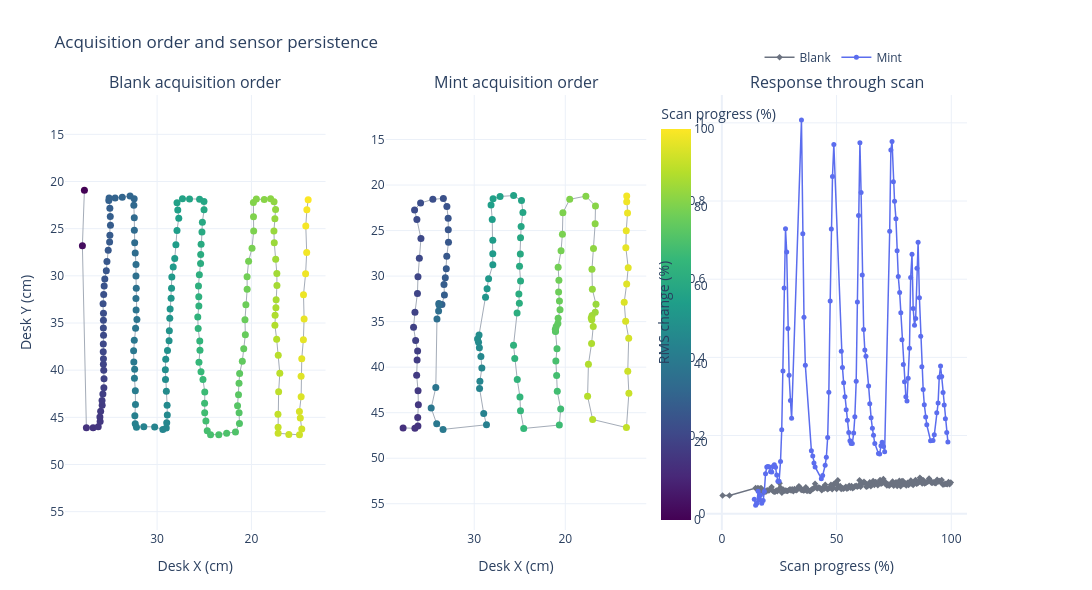

Notebook cell for this chart:
### Markdown cell above
### 3. Scan order and temporal response

The first two panels color the raw trajectory by progress through each accepted scan window. The third panel shows RMS response over the same normalized progress. Spearman correlations are descriptive diagnostics: repeated readings are not independent observations.

### Code cell
def average_ranks(values):
    order = sorted(range(len(values)), key=values.__getitem__)
    ranks = [0.0] * len(values)
    start = 0
    while start < len(order):
        end = start + 1
        while end < len(order) and values[order[end]] == values[order[start]]:
            end += 1
        average = (start + 1 + end) / 2
        for position in range(start, end):
            ranks[order[position]] = average
        start = end
    return ranks

def pearson(values_a, values_b):
    mean_a, mean_b = statistics.mean(values_a), statistics.mean(values_b)
    centered_a = [value - mean_a for value in values_a]
    centered_b = [value - mean_b for value in values_b]
    denominator = math.sqrt(sum(value * value for value in centered_a) * sum(value * value for value in centered_b))
    return sum(a * b for a, b in zip(centered_a, centered_b)) / denominator if denominator else float('nan')

def spearman(values_a, values_b):
    return pearson(average_ranks(values_a), average_ranks(values_b))

temporal_stats = {}
fig_time = make_subplots(rows=1, cols=3, subplot_titles=('Blank acquisition order', 'Mint acquisition order', 'Response through scan'))
for column, name in enumerate(('Blank', 'Mint'), start=1):
    rows = diagnostic_rows[name]
    fig_time.add_trace(go.Scatter(
        x=[row['x'] for row in rows], y=[row['y'] for row in rows], mode='lines+markers',
        line=dict(color='#A4ACB8', width=1),
        marker=dict(size=7, color=[100 * row['scan_fraction'] for row in rows], coloraxis='coloraxis'),
        customdata=[[row['scan_elapsed_s']] for row in rows],
        hovertemplate='X %{x:.1f} cm<br>Y %{y:.1f} cm<br>Progress %{marker.color:.0f}%<br>Scan time %{customdata[0]:.1f} s<extra></extra>',
        showlegend=False,
    ), row=1, col=column)
    fig_time.update_xaxes(title_text='Desk X (cm)', autorange='reversed', row=1, col=column)
    temporal_stats[name] = {
        'response_time': spearman([row['response'] for row in rows], [row['scan_fraction'] for row in rows]),
        'response_x': spearman([row['response'] for row in rows], [row['x'] for row in rows]),
        'response_y': spearman([row['response'] for row in rows], [row['y'] for row in rows]),
        'time_x': spearman([row['scan_fraction'] for row in rows], [row['x'] for row in rows]),
        'time_y': spearman([row['scan_fraction'] for row in rows], [row['y'] for row in rows]),
    }
for name, style in (('Blank', dict(color='#6B7280', symbol='diamond')), ('Mint', dict(color='#5B6DEE', symbol='circle'))):
    rows = diagnostic_rows[name]
    fig_time.add_trace(go.Scatter(
        x=[100 * row['scan_fraction'] for row in rows], y=[row['response'] for row in rows],
        mode='lines+markers', name=name, line=dict(color=style['color'], width=1.5),
        marker=dict(color=style['color'], symbol=style['symbol'], size=5),
        hovertemplate='Progress %{x:.0f}%<br>RMS %{y:.3f}%<extra>' + name + '</extra>',
    ), row=1, col=3)
fig_time.update_yaxes(title_text='Desk Y (cm)', autorange='reversed', scaleanchor='x', scaleratio=1, row=1, col=1)
fig_time.update_yaxes(autorange='reversed', scaleanchor='x2', scaleratio=1, row=1, col=2)
fig_time.update_xaxes(title_text='Scan progress (%)', row=1, col=3)
fig_time.update_yaxes(title_text='RMS change (%)', row=1, col=3)
fig_time.update_layout(
    title='Acquisition order and sensor persistence', width=1450, height=590, template='plotly_white',
    coloraxis=dict(colorscale='Viridis', cmin=0, cmax=100, colorbar=dict(title='Scan progress (%)', x=0.65)),
    legend=dict(orientation='h', y=1.12, x=0.77), margin=dict(l=65, r=125, t=95, b=60),
)
fig_time.show()
for name, stats in temporal_stats.items():
    print(f"{name}: response-time {stats['response_time']:+.3f} | response-X {stats['response_x']:+.3f} | response-Y {stats['response_y']:+.3f} | time-X {stats['time_x']:+.3f} | time-Y {stats['time_y']:+.3f}")

### Figure 1 — Plotly figure (JSON) as saved in the notebook; plotly's stock layout.template omitted (floating-point values rounded to 4 significant figures; data arrays with more than 128 entries replaced by an {"elided": "..."} marker saying what was removed)
{"data": [{"customdata": {"elided": "174x1 float values"}, "hovertemplate": "X %{x:.1f} cm<br>Y %{y:.1f} cm<br>Progress %{marker.color:.0f}%<br>Scan time %{customdata[0]:.1f} s<extra></extra>", "line": {"color": "#A4ACB8", "width": 1}, "marker": {"color": {"elided": "174 float values"}, "coloraxis": "coloraxis", "size": 7}, "mode": "lines+markers", "showlegend": false, "type": "scatter", "x": {"elided": "174 float values"}, "xaxis": "x", "y": {"elided": "174 float values"}, "yaxis": "y"}, {"customdata": [[14.57], [15.19], [15.74], [16.28], [16.82], [17.36], [17.91], [18.55], [19.08], [19.62], [20.16], [20.7], [21.33], [21.87], [22.41], [22.94], [23.57], [24.11], [24.64], [25.17], [25.71], [26.35], [26.89], [27.43], [27.97], [28.58], [29.12], [29.66], [30.2], [30.8], [31.33], [35.75], [36.35], [36.88], [37.49], [40.2], [40.82], [41.35], [41.87], [44.66], [45.26], [46.38], [46.91], [47.51], [48.04], [48.63], [49.15], [49.67], [50.27], [53.62], [54.14], [54.68], [55.28], [55.81], [56.35], [56.97], [57.51], [58.04], [58.57], [59.18], [59.7], [60.32], [60.85], [61.37], [61.98], [62.51], [63.04], [63.66], [64.18], [64.7], [65.89], [66.4], [67.0], [67.58], [68.08], [68.67], [70.31], [70.84], [71.44], [71.96], [72.56], [73.08], [75.35], [75.87], [76.4], [77.01], [77.53], [78.15], [78.67], [79.2], [79.82], [80.34], [80.86], [81.47], [82.0], [82.6], [83.11], [83.64], [84.24], [84.76], [85.36], [85.89], [86.49], [87.01], [87.59], [88.1], [88.69], [89.28], [89.78], [90.38], [90.88], [91.49], [92.0], [93.69], [94.79], [95.37], [96.48], [97.08], [97.59], [98.18], [98.69], [99.3], [99.81], [100.3], [101.0], [101.5]], "hovertemplate": "X %{x:.1f} cm<br>Y %{y:.1f} cm<br>Progress %{marker.color:.0f}%<br>Scan time %{customdata[0]:.1f} s<extra></extra>", "line": {"color": "#A4ACB8", "width": 1}, "marker": {"color": [14.15, 14.75, 15.28, 15.81, 16.33, 16.85, 17.39, 18.01, 18.53, 19.05, 19.58, 20.1, 20.71, 21.23, 21.76, 22.28, 22.88, 23.41, 23.92, 24.43, 24.97, 25.58, 26.1, 26.63, 27.15, 27.75, 28.27, 28.79, 29.32, 29.9, 30.41, 34.7, 35.29, 35.8, 36.4, 39.03, 39.63, 40.15, 40.65, 43.36, 43.94, 45.03, 45.54, 46.13, 46.64, 47.22, 47.72, 48.22, 48.81, 52.06, 52.57, 53.08, 53.67, 54.19, 54.71, 55.31, 55.83, 56.35, 56.86, 57.46, 57.96, 58.56, 59.08, 59.58, 60.17, 60.69, 61.2, 61.81, 62.31, 62.81, 63.97, 64.47, 65.04, 65.61, 66.1, 66.67, 68.26, 68.77, 69.36, 69.86, 70.45, 70.95, 73.16, 73.66, 74.18, 74.77, 75.28, 75.87, 76.38, 76.9, 77.5, 78.0, 78.5, 79.1, 79.61, 80.19, 80.69, 81.2, 81.78, 82.29, 82.88, 83.38, 83.97, 84.47, 85.04, 85.53, 86.11, 86.68, 87.17, 87.74, 88.24, 88.83, 89.32, 90.96, 92.03, 92.59, 93.67, 94.25, 94.75, 95.32, 95.81, 96.4, 96.91, 97.42, 98.01, 98.52], "coloraxis": "coloraxis", "size": 7}, "mode": "lines+markers", "showlegend": false, "type": "scatter", "x": [37.81, 36.51, 36.18, 36.2, 36.14, 36.17, 36.32, 36.27, 36.22, 36.43, 36.66, 36.51, 36.23, 36.18, 36.03, 35.85, 36.3, 36.55, 35.89, 34.54, 33.39, 33.0, 32.86, 32.85, 32.83, 33.01, 33.07, 33.18, 33.32, 33.27, 33.54, 33.89, 33.86, 33.91, 34.09, 34.22, 34.73, 34.12, 33.42, 28.65, 28.96, 29.41, 29.37, 29.16, 29.26, 29.43, 29.52, 29.63, 29.47, 28.76, 28.59, 28.42, 27.96, 27.96, 27.96, 28.02, 28.15, 27.93, 27.16, 25.67, 24.81, 24.65, 24.85, 24.91, 24.94, 25.03, 24.91, 25.1, 25.04, 25.29, 25.68, 25.55, 25.27, 24.98, 24.92, 24.56, 20.65, 20.5, 20.88, 20.95, 21.03, 20.91, 21.07, 21.08, 21.09, 20.99, 20.81, 20.78, 20.58, 20.64, 20.73, 20.7, 20.78, 20.46, 20.31, 20.26, 19.51, 17.74, 16.68, 16.72, 16.9, 17.07, 17.02, 16.62, 16.71, 17.06, 17.15, 17.09, 16.93, 17.11, 17.46, 17.55, 16.99, 13.28, 13.01, 13.14, 13.03, 13.37, 13.53, 13.26, 13.09, 13.35, 13.3, 13.16, 13.25, 13.25], "xaxis": "x2", "y": [46.67, 46.71, 46.45, 45.53, 44.12, 42.59, 40.88, 39.22, 38.23, 37.08, 35.63, 33.96, 31.9, 30.07, 28.03, 25.87, 23.78, 22.73, 21.98, 21.57, 21.47, 22.37, 23.65, 24.9, 26.29, 27.83, 29.2, 30.18, 30.92, 32.08, 33.12, 33.0, 33.18, 33.82, 34.7, 42.23, 44.49, 46.22, 46.83, 46.32, 45.08, 42.33, 41.56, 40.08, 38.82, 37.88, 37.26, 36.9, 36.46, 32.32, 31.39, 30.3, 28.76, 27.55, 26.07, 23.78, 22.18, 21.5, 21.25, 21.16, 21.69, 23.01, 24.55, 25.8, 27.56, 28.91, 30.53, 31.97, 32.99, 34.04, 37.61, 39.04, 41.36, 43.27, 44.79, 46.73, 46.35, 44.6, 42.64, 40.93, 39.32, 37.99, 36.07, 36.02, 35.83, 35.54, 35.19, 34.62, 33.69, 32.73, 31.75, 30.45, 29.02, 27.2, 25.39, 23.05, 21.56, 21.22, 22.31, 24.25, 26.98, 29.26, 31.46, 33.1, 33.96, 34.34, 34.59, 34.79, 35.54, 37.39, 39.68, 43.2, 45.75, 46.63, 42.86, 40.46, 36.82, 34.95, 32.86, 30.85, 29.07, 26.88, 25.03, 23.06, 21.82, 21.2], "yaxis": "y2"}, {"hovertemplate": "Progress %{x:.0f}%<br>RMS %{y:.3f}%<extra>Blank</extra>", "line": {"color": "#6B7280", "width": 1.5}, "marker": {"color": "#6B7280", "size": 5, "symbol": "diamond"}, "mode": "lines+markers", "name": "Blank", "type": "scatter", "x": {"elided": "174 float values"}, "xaxis": "x3", "y": {"elided": "174 float values"}, "yaxis": "y3"}, {"hovertemplate": "Progress %{x:.0f}%<br>RMS %{y:.3f}%<extra>Mint</extra>", "line": {"color": "#5B6DEE", "width": 1.5}, "marker": {"color": "#5B6DEE", "size": 5, "symbol": "circle"}, "mode": "lines+markers", "name": "Mint", "type": "scatter", "x": [14.15, 14.75, 15.28, 15.81, 16.33, 16.85, 17.39, 18.01, 18.53, 19.05, 19.58, 20.1, 20.71, 21.23, 21.76, 22.28, 22.88, 23.41, 23.92, 24.43, 24.97, 25.58, 26.1, 26.63, 27.15, 27.75, 28.27, 28.79, 29.32, 29.9, 30.41, 34.7, 35.29, 35.8, 36.4, 39.03, 39.63, 40.15, 40.65, 43.36, 43.94, 45.03, 45.54, 46.13, 46.64, 47.22, 47.72, 48.22, 48.81, 52.06, 52.57, 53.08, 53.67, 54.19, 54.71, 55.31, 55.83, 56.35, 56.86, 57.46, 57.96, 58.56, 59.08, 59.58, 60.17, 60.69, 61.2, 61.81, 62.31, 62.81, 63.97, 64.47, 65.04, 65.61, 66.1, 66.67, 68.26, 68.77, 69.36, 69.86, 70.45, 70.95, 73.16, 73.66, 74.18, 74.77, 75.28, 75.87, 76.38, 76.9, 77.5, 78.0, 78.5, 79.1, 79.61, 80.19, 80.69, 81.2, 81.78, 82.29, 82.88, 83.38, 83.97, 84.47, 85.04, 85.53, 86.11, 86.68, 87.17, 87.74, 88.24, 88.83, 89.32, 90.96, 92.03, 92.59, 93.67, 94.25, 94.75, 95.32, 95.81, 96.4, 96.91, 97.42, 98.01, 98.52], "xaxis": "x3", "y": [0.03686, 0.02198, 0.02693, 0.05718, 0.03516, 0.04809, 0.02694, 0.03369, 0.057, 0.1025, 0.1193, 0.1209, 0.1197, 0.1074, 0.1067, 0.1211, 0.1254, 0.1189, 0.09901, 0.08295, 0.08326, 0.1338, 0.215, 0.3654, 0.5772, 0.7294, 0.6693, 0.4738, 0.3541, 0.2895, 0.2441, 1.008, 0.7162, 0.5027, 0.3798, 0.1614, 0.1477, 0.1297, 0.1196, 0.08962, 0.09791, 0.1238, 0.1442, 0.1948, 0.3109, 0.5445, 0.7285, 0.8628, 0.9447, 0.4154, 0.3743, 0.3349, 0.2991, 0.2663, 0.2391, 0.2075, 0.1867, 0.1796, 0.1797, 0.2063, 0.248, 0.3386, 0.5417, 0.7632, 0.9494, 0.8218, 0.6108, 0.4714, 0.4186, 0.4032, 0.3265, 0.2814, 0.2458, 0.2186, 0.2011, 0.1795, 0.1542, 0.153, 0.1736, 0.183, 0.1719, 0.1584, 0.7225, 0.9306, 0.9523, 0.8494, 0.7994, 0.755, 0.673, 0.607, 0.5658, 0.5145, 0.4453, 0.3819, 0.3373, 0.2995, 0.2886, 0.3463, 0.4233, 0.6044, 0.664, 0.525, 0.4824, 0.4997, 0.6277, 0.6944, 0.5527, 0.454, 0.3761, 0.3181, 0.2789, 0.2473, 0.2275, 0.1869, 0.1874, 0.2018, 0.2585, 0.283, 0.3494, 0.3777, 0.351, 0.3098, 0.2781, 0.2432, 0.2078, 0.1832], "yaxis": "y3"}], "layout": {"annotations": [{"font": {"size": 16}, "showarrow": false, "text": "Blank acquisition order", "x": 0.1444, "xanchor": "center", "xref": "paper", "y": 1.0, "yanchor": "bottom", "yref": "paper"}, {"font": {"size": 16}, "showarrow": false, "text": "Mint acquisition order", "x": 0.5, "xanchor": "center", "xref": "paper", "y": 1.0, "yanchor": "bottom", "yref": "paper"}, {"font": {"size": 16}, "showarrow": false, "text": "Response through scan", "x": 0.8556, "xanchor": "center", "xref": "paper", "y": 1.0, "yanchor": "bottom", "yref": "paper"}], "coloraxis": {"cmax": 100, "cmin": 0, "colorbar": {"title": {"text": "Scan progress (%)"}, "x": 0.65}, "colorscale": [[0.0, "#440154"], [0.1111, "#482878"], [0.2222, "#3e4989"], [0.3333, "#31688e"], [0.4444, "#26828e"], [0.5556, "#1f9e89"], [0.6667, "#35b779"], [0.7778, "#6ece58"], [0.8889, "#b5de2b"], [1.0, "#fde725"]]}, "height": 590, "legend": {"orientation": "h", "x": 0.77, "y": 1.12}, "margin": {"b": 60, "l": 65, "r": 125, "t": 95}, "title": {"text": "Acquisition order and sensor persistence"}, "width": 1450, "xaxis": {"anchor": "y", "autorange": "reversed", "domain": [0.0, 0.2889], "title": {"text": "Desk X (cm)"}}, "xaxis2": {"anchor": "y2", "autorange": "reversed", "domain": [0.3556, 0.6444], "title": {"text": "Desk X (cm)"}}, "xaxis3": {"anchor": "y3", "domain": [0.7111, 1.0], "title": {"text": "Scan progress (%)"}}, "yaxis": {"anchor": "x", "autorange": "reversed", "domain": [0.0, 1.0], "scaleanchor": "x", "scaleratio": 1, "title": {"text": "Desk Y (cm)"}}, "yaxis2": {"anchor": "x2", "autorange": "reversed", "domain": [0.0, 1.0], "scaleanchor": "x2", "scaleratio": 1}, "yaxis3": {"anchor": "x3", "domain": [0.0, 1.0], "title": {"text": "RMS change (%)"}}}}
